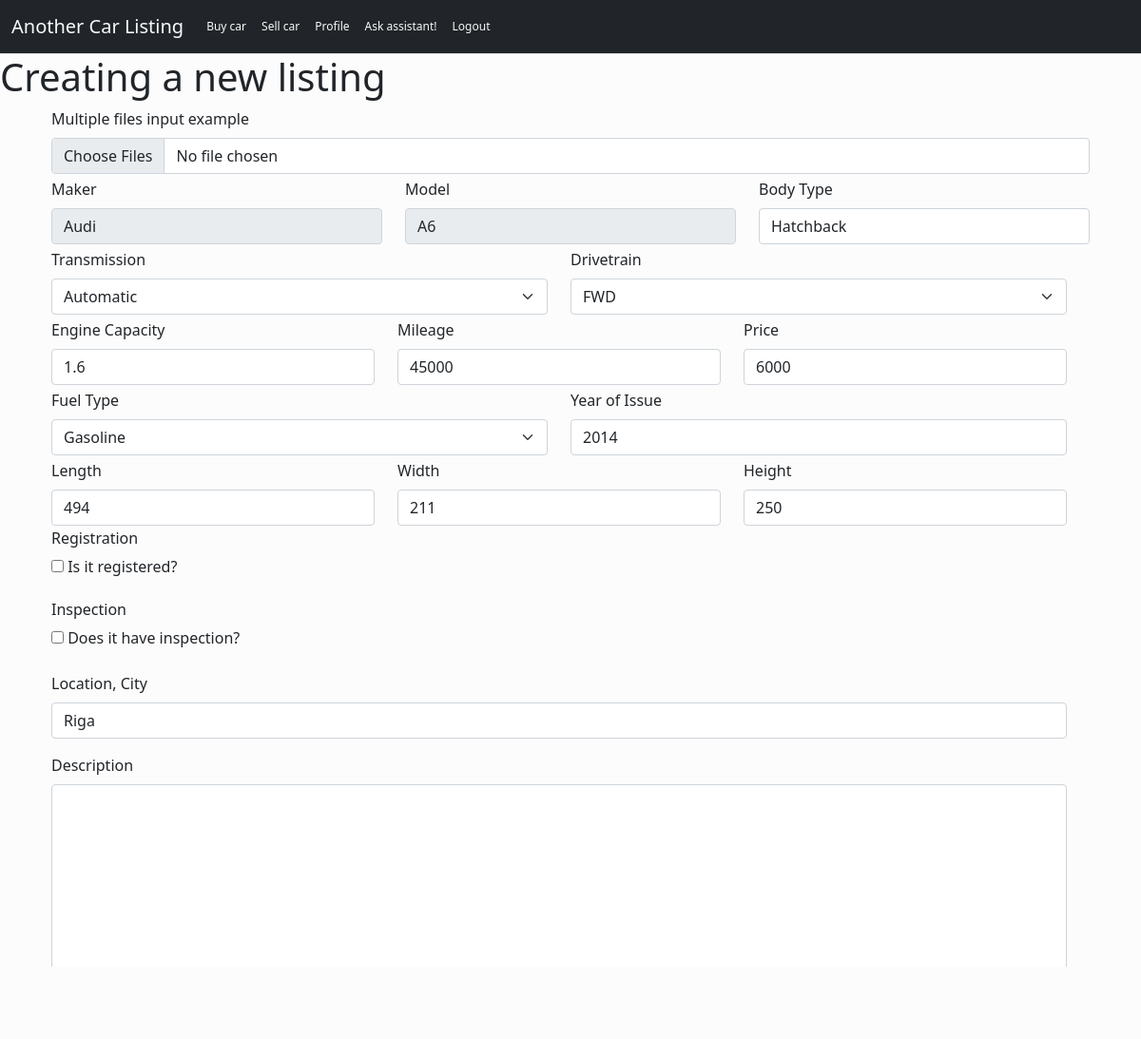
Page /lists/19/edit (signed in) on the committed database.
### models.py (models this page shows)
class CarMaker(db.Model):
    __tablename__ = 'car_maker'
    id = db.Column(db.Integer, primary_key=True)
    name = db.Column(db.Text(24))
    maker = relationship("CarModel")

class CarModel(db.Model):
    __tablename__ = 'car_model'
    id = db.Column(db.Integer, primary_key=True)
    maker_id = db.Column(db.Integer, db.ForeignKey('car_maker.id'))
    name = db.Column(db.Text(24))
    makers = relationship('CarMaker', back_populates='maker')
    settings_m = relationship('CarSetting', back_populates='models')

class CarSetting(db.Model):
    __tablename__ = 'car_setting'
    id = db.Column(db.Integer, primary_key=True)
    model_id = db.Column(db.Integer, db.ForeignKey('car_model.id'))
    year_of_issue = db.Column(db.Integer)
    length = db.Column(db.Integer)
    width = db.Column(db.Integer)
    height = db.Column(db.Integer)
    engine_capacity = db.Column(db.Numeric)
    fuel_type = db.Column(db.Text)
    drivetrain = db.Column(db.Text)
    transmission = db.Column(db.Text)
    mileage = db.Column(db.Integer)
    is_registered = db.Column(db.Boolean)
    registration_date = db.Column(db.Text)
    is_inspected = db.Column(db.Boolean)
    inspection_date = db.Column(db.Text)
    price = db.Column(db.Numeric)
    description = db.Column(db.Text)
    location_city = db.Column(db.Text)
    body_type = db.Column(db.Text)
    listings = relationship("Listing", back_populates="settings_l")
    models = relationship("CarModel", back_populates="settings_m")

class City(db.Model):
    __tablename__ = 'city'
    id = db.Column(db.Integer, primary_key=True)
    name = db.Column(db.Text(24), unique=True, nullable=False)

### listing.py (the view, shortened to what this page needs)
@bp.route("/<int:item_id>/edit", methods=["GET", "POST"])
def edit_listing(item_id):
    listing = (db.session.query(Listing)
               .join(CarSetting)
               .join(CarModel)
               .join(CarMaker).filter(Listing.id == item_id).first())
    cities = City.query.all()
    images = request.files.getlist("image")
    ref_image = ImageRecord.query.filter_by(listing_id=listing.id).first()
    maker_choice = listing.settings_l.models.makers.id
    model_choice = listing.settings_l.models.name
    body_type_choice = listing.settings_l.body_type
    drivetrain_choice = listing.settings_l.drivetrain
    transmission_choice = listing.settings_l.transmission
    fuel_type_choice = listing.settings_l.fuel_type
    city_choice = listing.settings_l.location_city
    if not (session.get("logged_in") and session.get("id") == listing.user_id):
        return "Cannot edit listing", 403
    if request.method == "GET":
        return render_template('GlobalListing/edit_listing.html',
                               listing=listing,
                               maker_choice=maker_choice,
                               model_choice=model_choice,
                               body_type_choice=body_type_choice,
                               drivetrain_choice=drivetrain_choice,
                               fuel_type_choice=fuel_type_choice,
                               city_choice=city_choice,
                               transmission_choice=transmission_choice,
                               list_of_cities=cities)

### templates/GlobalListing/edit_listing.html (shortened to what this page needs)
{% extends "base.html" %}
{% block content %}
<h1>Creating a new listing</h1>
<div class="row">
    <div class="col-md-12">
        <div class="container d-flex justify-content-center align-items-center">
            <form action="{{ url_for('listing.create_listing') }}" method="POST" enctype="multipart/form-data">
                <div class="col-md-12 mb-1">
                    <label for="image" class="form-label">Multiple files input example</label>
                    <input class="form-control" type="file" accept="image/jpeg, image/png, image/webp" id="image" name="image" multiple>
                </div>
                <div class="row">
                    <div class="col-md-4 mb-1">
                    <label class="form-label" for="maker">Maker</label>
                    <select class="form-control" id="maker" name="maker" disabled >
                        <option value="{{ listing.settings_l.models.makers.name }}" selected disabled>{{ listing.settings_l.models.makers.name }}</option>
                    </select>
                </div>
                <div class="col-md-4 mb-1">
                    <label class="form-label">Model</label>
                    <select class="form-control" id="model_select" name="model_select" disabled>
                        <option value="{{ listing.settings_l.models.name }}" selected disabled>{{ listing.settings_l.models.name }}</option>
                    </select>
                </div>
                <div class="col-md-4 mb-1">
                    <label class="form-label">Body Type</label>
                    <select class="form-control" id="body_type" name="body_type" required>
                        <option value="Hatchback" {% if body_type_choice == 'Hatchback' %}selected{% endif %}>Hatchback</option>
                    </select>
                </div>
                <div class="row">
                    <div class="col-md-6 mb-1">
                        <label class="form-label">Transmission</label>
                        <select class="form-select" required id="transmission" name="transmission">
                            <option value="Automatic" {% if transmission_choice == 'Automatic' %}selected{% endif %}>Automatic</option>
                        </select>
                    </div>
                    <div class="col-md-6 mb-1">
                        <label class="form-label">Drivetrain</label>
                        <select class="form-select" required id="drivetrain" name="drivetrain">
                            <option value="FWD"{% if drivetrain_choice == 'FWD' %}selected{% endif %}>FWD</option>
                        </select>
                    </div>
                    <div class="col-md-4 mb-1">
                        <label class="form-label">Engine Capacity</label>
                        <input class="form-control" type="number" min="0.1" max="16.0" step="0.1" value="{{ listing.settings_l.engine_capacity | round(1) }}" id="engine_capacity" name="engine_capacity">
                    </div>
                    <div class="col-md-4 mb-1">
                        <label class="form-label">Mileage</label>
                        <input class="form-control" type="number" value="{{ listing.settings_l.mileage }}" id="mileage" name="mileage">
                    </div>
                    <div class="col-md-4 mb-1">
                        <label class="form-label">Price</label>
                        <input class="form-control" type="number" value="{{ listing.settings_l.price | int }}" id="price" name="price">
                    </div>
                    <div class="col-md-6 mb-1">
                        <label class="form-label">Fuel Type</label>
                        <select class="form-select" required id="fuel_type" name="fuel_type">
                            <option value="Gasoline" {% if fuel_type_choice == 'Gasoline' %}selected{% endif %}>Gasoline</option>
                        </select>
                    </div>
                    <div class="col-md-6 mb-1">
                        <label class="form-label">Year of Issue</label>
                        <input class="form-control" type="number" min="1900" max="2025" step="1" value="{{listing.settings_l.year_of_issue}}" id="year_of_issue" name="year_of_issue">
                    </div>
                    <div class="col-md-4 mb-1">
                        <label class="form-label">Length</label>
                        <input class="form-control" type="number" id="length" name="length" value="{{listing.settings_l.length | int}}">
                    </div>
                    <div class="col-md-4 mb-1">
                        <label class="form-label">Width</label>
                        <input class="form-control" type="number" id="width" name="width" value="{{listing.settings_l.width | int}}">
                    </div>
                    <div class="col-md-4 mb-1">
                        <label class="form-label">Height</label>
                        <input class="form-control" type="number" id="height" name="height" value="{{listing.settings_l.height | int}}">
                    </div>
                </div>
                <div class="row">
                    <h6 class="h6 col-md-12">Registration</h6>
                    <div class="col-sm-6 mb-3">
                        <input class="form-check-radio" type="checkbox" id="chck_registration" name="chck_registration">
                        <label class="form-label">Is it registered?</label>
                    </div>
                    <div class="col-sm-4 mb-3">
                    </div>
                    <h6 class="h6 col-md-12">Inspection</h6>
                    <div class="col-sm-6 mb-3">
                        <input class="form-check-radio" type="checkbox" id="chck_inspection" name="chck_inspection">
                        <label class="form-label">Does it have inspection?</label>
                    </div>
                    <div class="col-sm-4 mb-3">
                    </div>
                    <div class="col-md-12 mb-3">
                        <label class="form-label">Location, City</label>
                        <select required id="location_city" name="location_city" class="form-control">
                            {% for city in list_of_cities %}
                            <option value="{{ city.name }}" {% if city_choice == city.name %}selected{% endif %}>{{ city.name }}</option>
                            {% endfor %}
                        </select>
                    </div>
                    <div class="col-md-12 mb-3">
                        <label class="form-label" for="description">Description</label>
                        <textarea class="form-control mb-2" id="description" name="description" rows="8" maxlength="2048" value="{{ listing.settings_l.description }}"></textarea>
                    </div>
                </div>
                <button type="submit" class="btn btn-primary">Submit</button>
                </div>
            </form>
        </div>
    </div>
</div>
{% endblock %}

### static/style.css (style rules this page uses)
body { background: #fcfcfc; }

### rows in the picture
CarMaker: maker "Audi"
CarModel: model_select "A6"
CarSetting: body_type "Hatchback", transmission "Automatic", drivetrain "FWD", engine_capacity "1.6", mileage "45000", price "6000", fuel_type "Gasoline", year_of_issue "2014", length "494", width "211", height "250", location_city "Riga"
